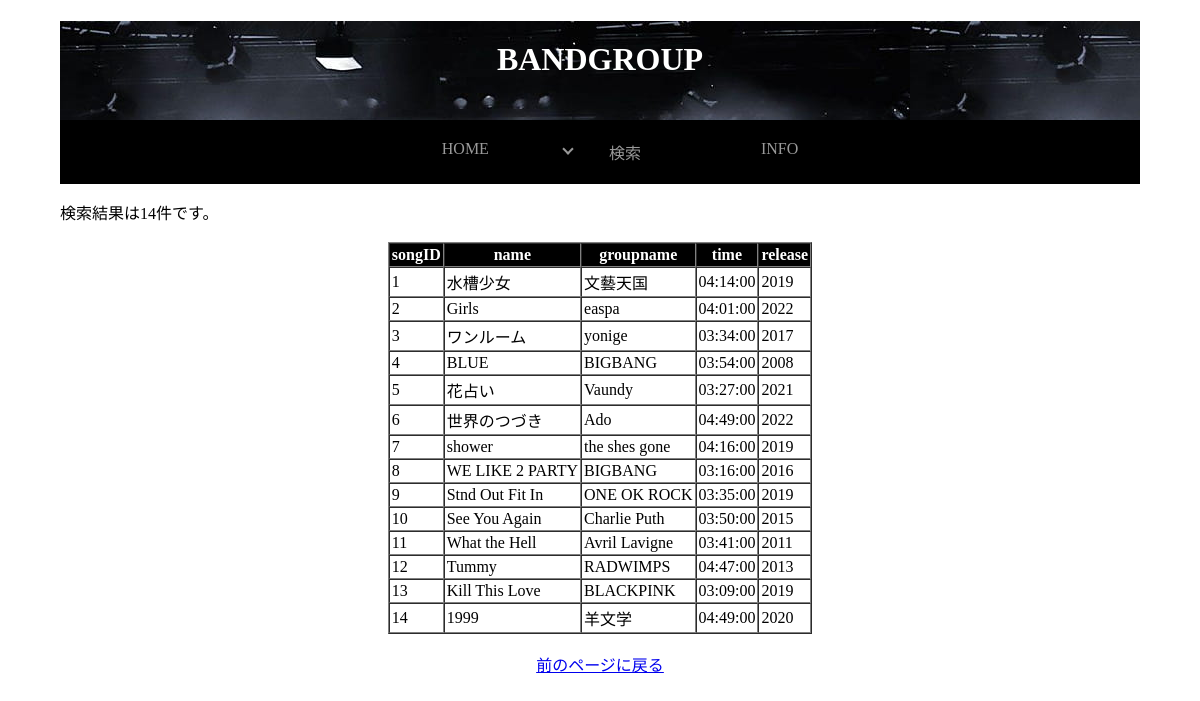
The page /lyricssearch_get.php on the database its author committed.
### tables this page shows
create table SONG(songID int not null,
                     songname char(255) not null,
				mtime time not null,
				mrelease int not null,
				groupID char(10) not null,
     		 		lyrics text not null,
     		 		primary key(songID));

create table BANDGROUP (
  groupID char(10) not null,
  name char(255) not null,
  genre char(100) not null,
  debut int not null,
  country char(20) not null,
  managementoffice char(255) not null,
  location char(20) not null,
  primary key (groupID)
);

### lyricssearch_get.php (the view, shortened to what this page needs)
<!DOCTYPE html>
<html lang="ja">
<head>
  <link rel="stylesheet" href="overall.css">
</head>
<body class="search2">
  <link rel="stylesheet" href="header.css">
  <div style="background-image: url(band背景.png);">
    <header id="header">
      <h1><font color="white">BANDGROUP</font></h1>
      <nav>
        <ul>
          <li><a href="HOME.php">HOME</a></li>
          <li class="has-child"><a>検索</a>
          </li>
          <li><a href="player_search.php">INFO</a></li>
        </ul>
      </nav>
    </header>
  </div>
<?php
require('login.php');
if (isset($_GET["lyrics"]) && $_GET["lyrics"] != "") {
        $lyrics = $_GET["lyrics"];
}
else {
        $lyrics = "%";
}
$sql = "
SELECT * FROM BANDGROUP NATURAL JOIN SONG WHERE lyrics LIKE :lyrics ";
try{
        $stmh=$pdo->prepare($sql);
	$stmh->bindvalue(":lyrics","%{$lyrics}%",PDO::PARAM_STR);
        $stmh->execute();
        $count=$stmh->rowCount();
        print "検索結果は{$count}件です。<br><br>";
} catch(PDOException $Exception){
        die("DB検索エラー:".$Exception->getMessage());
}
?>
<table border='1' cellpadding='2' cellspacing='0' align = "center">
<thead>
<tr bgcolor="black"><th><font color="white">songID</th><th><font color="white">name</th><th><font color="white">groupname</th><th><font color="white">time</th><th><font color="white">release</th></tr>
</thead>
<tbody>
<?php
$result=$stmh->fetchAll(PDO::FETCH_ASSOC);
foreach($result as $row) {
	print "<tr><td>";
	print htmlspecialchars($row["songID"],ENT_QUOTES);
	print "</td><td>";
        print htmlspecialchars($row["songname"],ENT_QUOTES);
        print "</td><td>";
        print htmlspecialchars($row["name"],ENT_QUOTES);
	print "</td><td>";
	print htmlspecialchars($row["mtime"],ENT_QUOTES);
	print "</td><td>";
	print htmlspecialchars($row["mrelease"],ENT_QUOTES);
	print "</td></tr>\n";
}
?>
</tbody></table>
<br>
<div style="text-align: center;">
  <a href="lyricssearch_form.html">前のページに戻る</a>
</div>
</body>
</html>

### overall.css (style rules this page uses)
body { margin:0% 5%; }

### header.css (style rules this page uses)
nav { background:black; color:white; text-align: center; }
nav ul { list-style: none; display: flex; justify-content: center; }
nav ul li { position: relative; }
nav ul li a { display: block; text-decoration: none; color: #999; padding:20px 60px; transition:all .3s; }
nav ul li.has-child::before { content:''; position: absolute; left:15px; top:25px; width:6px; height:6px; border-top: 2px solid #999; border-right:2px solid #999; transform: rotate(135deg); }
h1 { font-size:2rem; text-align: center; text-transform: uppercase; padding: 20px; }

### rows shown on the page
song: songID "1", songname "水槽少女", groupID.name "文藝天国", mtime "04:14:00", mrelease "2019"
song: songID "2", songname "Girls", groupID.name "easpa", mtime "04:01:00", mrelease "2022"
song: songID "3", songname "ワンルーム", groupID.name "yonige", mtime "03:34:00", mrelease "2017"
song: songID "4", songname "BLUE", groupID.name "BIGBANG", mtime "03:54:00", mrelease "2008"
song: songID "5", songname "花占い", groupID.name "Vaundy", mtime "03:27:00", mrelease "2021"
song: songID "6", songname "世界のつづき", groupID.name "Ado", mtime "04:49:00", mrelease "2022"
song: songID "7", songname "shower", groupID.name "the shes gone", mtime "04:16:00", mrelease "2019"
song: songID "8", songname "WE LIKE 2 PARTY", groupID.name "BIGBANG", mtime "03:16:00", mrelease "2016"
song: songID "9", songname "Stnd Out Fit In", groupID.name "ONE OK ROCK", mtime "03:35:00", mrelease "2019"
song: songID "10", songname "See You Again", groupID.name "Charlie Puth", mtime "03:50:00", mrelease "2015"
song: songID "11", songname "What the Hell", groupID.name "Avril Lavigne", mtime "03:41:00", mrelease "2011"
song: songID "12", songname "Tummy", groupID.name "RADWIMPS", mtime "04:47:00", mrelease "2013"
song: songID "13", songname "Kill This Love", groupID.name "BLACKPINK", mtime "03:09:00", mrelease "2019"
song: songID "14", songname "1999", groupID.name "羊文学", mtime "04:49:00", mrelease "2020"

### other values the page prints
$count "14"
